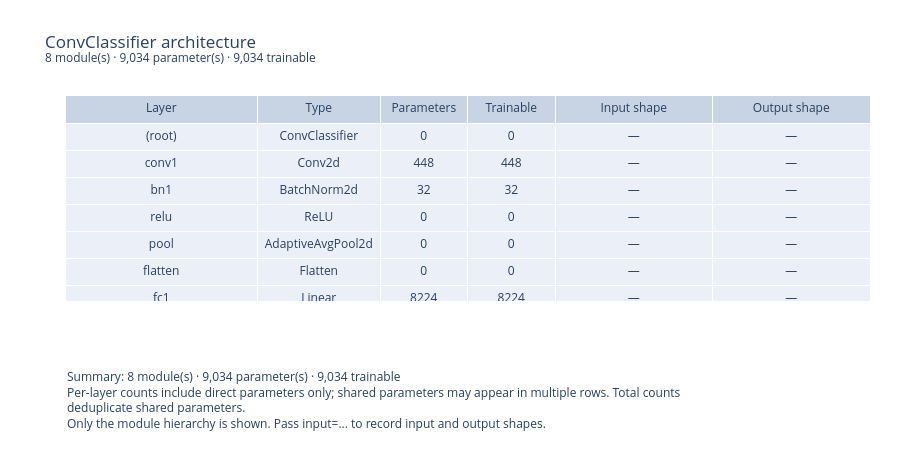

Notebook code for this chart:
### Markdown cell above
## 2. Model Architecture & Shape Tracing (`sd.see(model)`)

Inspect neural network hierarchies, parameter counts (trainable vs. frozen), shared parameter deduplication, and hook-driven tensor shape propagation.

### Code cell
# Define a convolutional network
class ConvClassifier(nn.Module):
    def __init__(self):
        super().__init__()
        self.conv1 = nn.Conv2d(3, 16, kernel_size=3, padding=1)
        self.bn1 = nn.BatchNorm2d(16)
        self.relu = nn.ReLU()
        self.pool = nn.AdaptiveAvgPool2d((4, 4))
        self.flatten = nn.Flatten()
        self.fc1 = nn.Linear(16 * 4 * 4, 32)
        self.fc2 = nn.Linear(32, 10)

    def forward(self, x):
        h = self.relu(self.bn1(self.conv1(x)))
        p = self.flatten(self.pool(h))
        return self.fc2(torch.relu(self.fc1(p)))


model = ConvClassifier()
sample_input = torch.randn(2, 3, 32, 32)

# Inspect model hierarchy and parameter counts:
sd.see(model)

### Figure 1 — Plotly figure (JSON) as saved in the notebook; plotly's stock layout.template omitted (floating-point values rounded to 4 significant figures)
{"data": [{"cells": {"height": 27, "values": [["(root)", "conv1", "bn1", "relu", "pool", "flatten", "fc1", "fc2"], ["ConvClassifier", "Conv2d", "BatchNorm2d", "ReLU", "AdaptiveAvgPool2d", "Flatten", "Linear", "Linear"], [0, 448, 32, 0, 0, 0, 8224, 330], [0, 448, 32, 0, 0, 0, 8224, 330], ["—", "—", "—", "—", "—", "—", "—", "—"], ["—", "—", "—", "—", "—", "—", "—", "—"]]}, "columnwidth": [2.2, 1.4, 1, 1, 1.8, 1.8], "header": {"values": ["Layer", "Type", "Parameters", "Trainable", "Input shape", "Output shape"]}, "type": "table"}], "layout": {"annotations": [{"align": "left", "font": {"size": 12}, "showarrow": false, "text": "Summary: 8 module(s) · 9,034 parameter(s) · 9,034 trainable<br>Per-layer counts include direct parameters only; shared parameters may appear in multiple rows. Total counts<br>deduplicate shared parameters.<br>Only the module hierarchy is shown. Pass input=... to record input and output shapes.", "x": 0, "xanchor": "left", "xref": "paper", "y": 0, "yanchor": "top", "yref": "paper", "yshift": -65}], "height": 474, "margin": {"b": 173, "l": 65, "r": 30, "t": 95}, "title": {"text": "ConvClassifier architecture<br><sup>8 module(s) · 9,034 parameter(s) · 9,034 trainable</sup>"}}}
